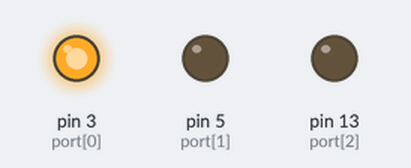
A program run on a simulated Raspberry Pi (header pin numbers). Shown: output pins drawn as LEDs (lit = HIGH).

Above: at 0.05 s.
At 0.75 s:
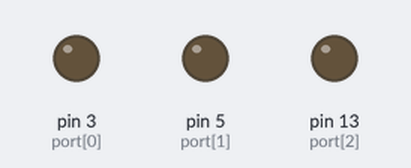
At 1.45 s:
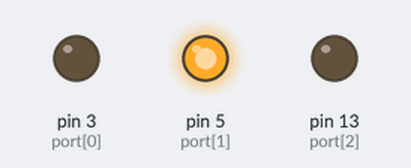
At 2.85 s:
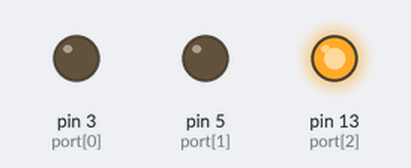
Timing chart, 0 to 3.1 s (numbered marks = the images above):
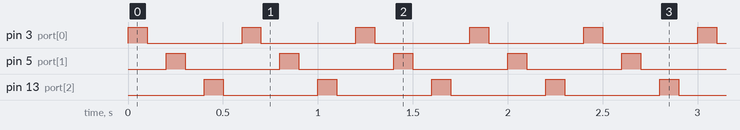

The program:

shortled.py
```python
import RPi.GPIO as GPIO
from time import sleep as a

port = [3,5,13]
GPIO.setmode(GPIO.BOARD)
for x in port:
	GPIO.setup(x,GPIO.OUT)
while (True):
	for y in port:
		GPIO.output(y,1)
		a(0.1)
		GPIO.output(y,0)
		a(0.1)
```

Measured:
- by itself, pin 3 (port[0]), pin 5 (port[1]), pin 13 (port[2]): alternates HIGH for 0.10 s and LOW for 0.50 s
